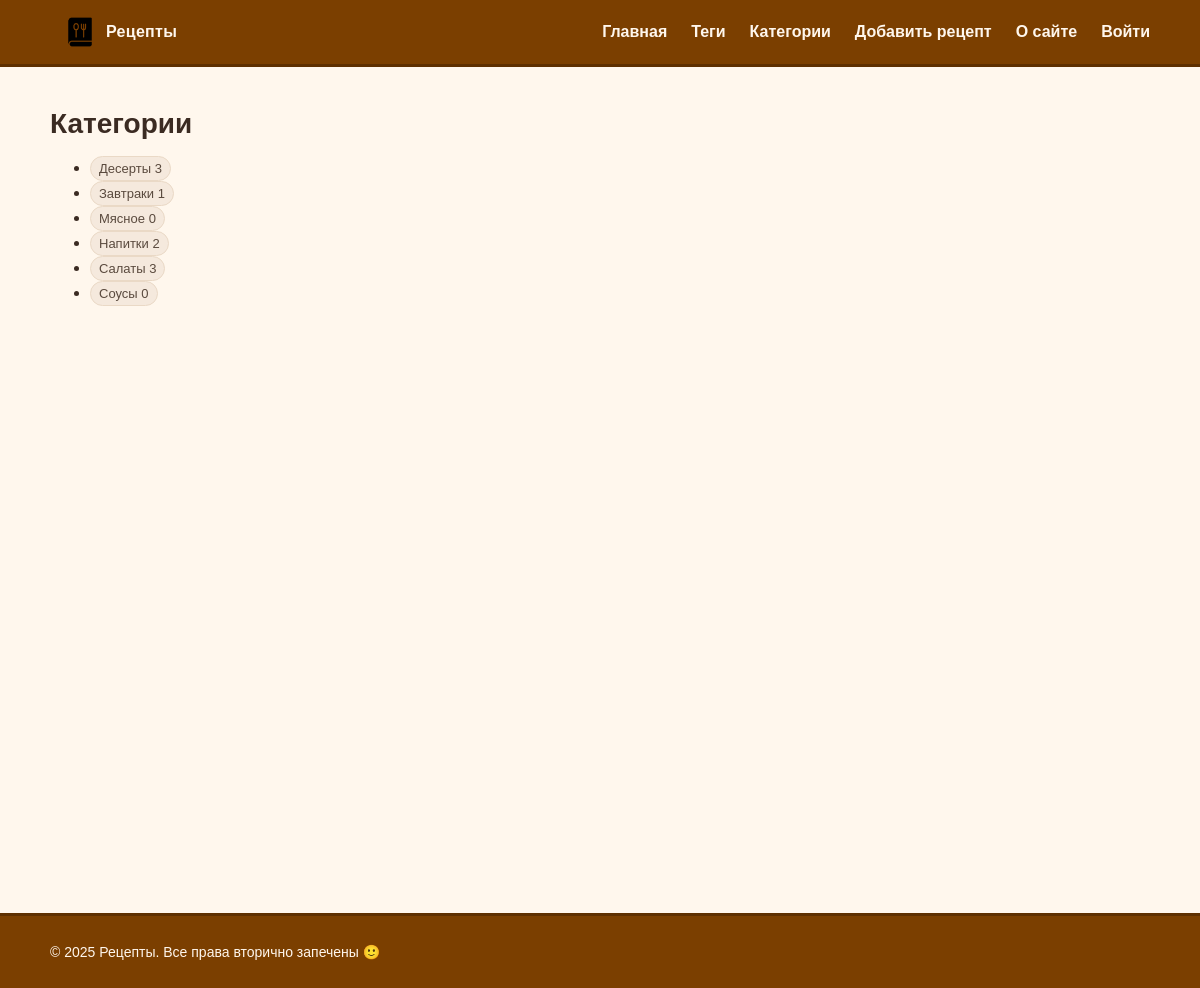
Page /categories/ on the committed database.
### recipes/models.py (models this page shows, shortened)
class Category(models.Model):
    name = models.CharField("Название", max_length=120, unique=True, db_index=True)
    slug = models.SlugField("Слаг", max_length=120, unique=True, db_index=True)
    class Meta:
        verbose_name = "Категория"
        verbose_name_plural = "Категории"
        ordering = ["name"]
    def get_absolute_url(self):
        return reverse("recipes_by_category", kwargs={"slug": self.slug})

### recipes/views.py (the view)
# urls.py: path('categories/', CategoriesListView.as_view(), name='categories'),
class CategoriesListView(DataMixin, ListView):
    model = Category
    template_name = 'recipes/categories.html'
    context_object_name = 'categories'
    title_page = 'Категории'
    def get_queryset(self):
        return Category.objects.annotate(recipes_count=Count('recipes')).order_by('name')
    def get_context_data(self, **kwargs):
        ctx = super().get_context_data(**kwargs)
        ctx['year'] = 2025
        return self.get_mixin_context(ctx)

### recipes/utils.py (called while the page is built)
    def get_mixin_context(self, context: Dict[str, Any], **kwargs):
        if self.title_page:
            context["title"] = self.title_page
        context.setdefault("menu", MENU)
        context.setdefault("cat_selected", None)
        context.update(kwargs)
        return context

### recipes/templates/recipes/categories.html (shortened to what this page needs)
{% extends 'base.html' %}
{% load static %}
{% block content %}
  <h1 class="page-title">Категории</h1>
  {% if categories %}
    <ul class="tag-cloud">
      {% for c in categories %}
        <li class="tag-cloud__item">
          <a class="tag" href="{{ c.get_absolute_url }}">
            {{ c.name }}
            <span class="tag-count">{{ c.recipes_count|default:0 }}</span>
          </a>
        </li>
      {% endfor %}
    </ul>
  {% else %}
    <p>Категории пока не добавлены.</p>
  {% endif %}
{% endblock %}

### recipes/static/recipes/css/styles.css (style rules this page uses)
:root { --choco:#7B3F00; --choco-dark:#5e2f00; --cream:#FFF7ED; --ink:#3b2b22; --paper:#ffffff; --border:#ead9c6; --header-h:64px; --footer-h:72px; --header-extra-gap:20px; --footer-extra-gap:32px; }
html, body { min-height:100%; margin:0; color:var(--ink); background:var(--cream); font-family:Arial, system-ui, -apple-system, "Segoe UI", Roboto, "Helvetica Neue", sans-serif; }
body { padding-top:calc(var(--header-h) + var(--header-extra-gap)); padding-bottom:calc(var(--footer-h) + var(--footer-extra-gap)); }
.page-title { margin:8px 0 16px; font-size:28px; }
.tag { display:inline-block; padding:4px 8px; border-radius:999px; background:#f5e9dd; border:1px solid var(--border); text-decoration:none; color:#5a4a3e; font-size:13px; }

### rows in the picture
Category: name "Десерты", recipes_count "3"
Category: name "Завтраки", recipes_count "1"
Category: name "Мясное", recipes_count "0"
Category: name "Напитки", recipes_count "2"
Category: name "Салаты", recipes_count "3"
Category: name "Соусы", recipes_count "0"

### other values in the picture
{{ year|default:2025 }} "2025"
